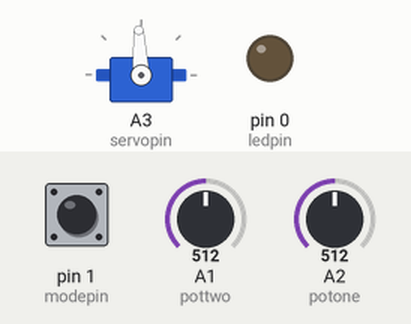
Recording of a sketch running on a simulated Arduino Uno, built with avr-gcc and run on an emulated ATmega328P. On the bench: servo, output pins drawn as LEDs (lit = HIGH). Wiring (inferred from the names in the program): servo: signal A3. The test bench sets the inputs (shaded band); at power-on: A1 (pottwo) = 512, A2 (potone) = 512, pin 1 (modepin) LOW. Servo pulses on a pin are drawn as a servo (544–2400 µs = 0–180°); pins used as bus, display or sensor lines are not drawn.

Above: at 1.2 s.
1.3 s: A1 (pottwo) set to 716
At 2.5 s:
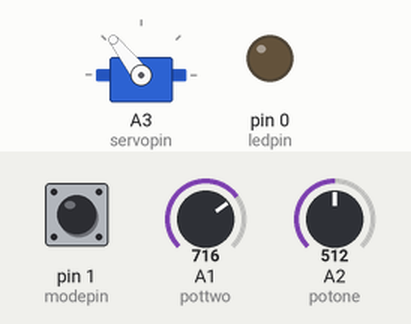
6.0 s: A2 (potone) set to 306
10.7 s: A1 (pottwo) set to 900
15.4 s: A2 (potone) set to 122
20.1 s: A2 (potone) set to 40
24.8 s: A1 (pottwo) set to 1023
At 25.6 s:
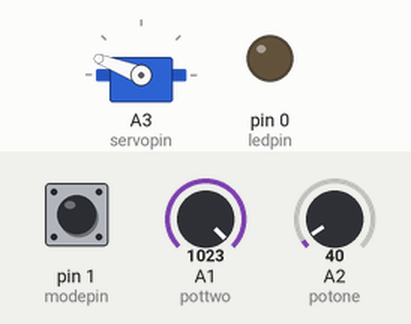
Timing chart, 0 to 30.5 s (numbered marks = the images above; inputs shaded):
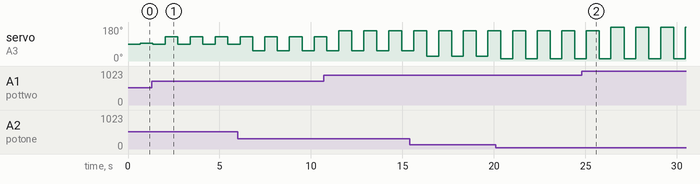

The sketch:

simpleservo_protoboard.ino
```cpp
#include <Arduino.h>

const int servopin = A3; // set servo pin
const int potone = A2;  // analog pin used to connect the potentiometer
const int pottwo = A1;  // analog pin used to connect the potentiometer
const int modepin = 1; // digital pin for reading mode switch input
const int ledpin = 0; // digital pin for controlling LED

int valone;    // variable to read the value from the analog pin
int valtwo;    // variable to read the value from the analog pin
int valcheck;  // variable to check for value differences to see if pot is being used

int mode; // variable for reading mode switch

void setup() {
  pinMode(servopin, OUTPUT); // initalize pin 0 for servo

  pinMode(potone, INPUT); // intialize A3 pin for potentiomter 1 input
  pinMode(pottwo, INPUT); // intialize A3 pin for potentiomter 2 input

  pinMode(modepin, INPUT); // initialize digital pin for reading mode switch input

  pinMode(ledpin, OUTPUT); // initialize digital pin for lighting up LED
}

void loop() {
  mode = digitalRead(modepin);

  valone = analogRead(potone); // read potentiomter one, values ranging from 0-1023
//  delay(1); // short delay
  valcheck = analogRead(potone); // check if potentiometer value has changed
  if (valcheck - valone >= 1) { // if the potentiometer is being moved
    digitalWrite(ledpin, HIGH); // turn on LED
  }
  else {
    digitalWrite(ledpin, LOW); // else, turn off LED
  }
  valone = map(valone, 0, 1023, 600, 2300); // only let valone go up to 2300, because valtwo will always be at least 100 greater, and max value is 2400

  valtwo = analogRead(pottwo); // read potentiomter one, values ranging from 0-1023
  valtwo = map(valtwo, 0, 1023, 600, 2400);

  if (mode == 1) { // check if switch is high, manual servo control
//    for(int i=0; i<50; i++) { // go to valtwo
//    digitalWrite(servopin, HIGH);
//    delayMicroseconds(valtwo); // use second potentiometer value to control servo manually
//    digitalWrite(servopin, LOW);
//    //delayMicroseconds(valtwo);
//    delay(20);
//    }
//    delay(1000);
    digitalWrite(servopin, HIGH);
    delayMicroseconds(valtwo); // use second potentiometer value to control servo manually
    digitalWrite(servopin, LOW);
    delay(20);
  }
  else if (mode == 0) { // else if switch is low, auto servo control

    if (valtwo <= valone) { // make sure that valtwo is always greater than valone
      valtwo = valone + 100;
    }

    for(int i=0; i<50; i++) { // go to valone
    digitalWrite(servopin, HIGH);
    delayMicroseconds(valone);
    digitalWrite(servopin, LOW);
    delay(10);
    }
    delay(100);

    for(int j=0; j<50; j++) { // go to valtwo
      digitalWrite(servopin, HIGH);
      delayMicroseconds(valtwo);
      digitalWrite(servopin, LOW);
      delay(10);
    }
    delay(100);
  }
}
```

Measured:
- by itself, servo on A3 (servopin): repeats every 1.4 s: 12° 0.64 s, 180° 0.72 s
